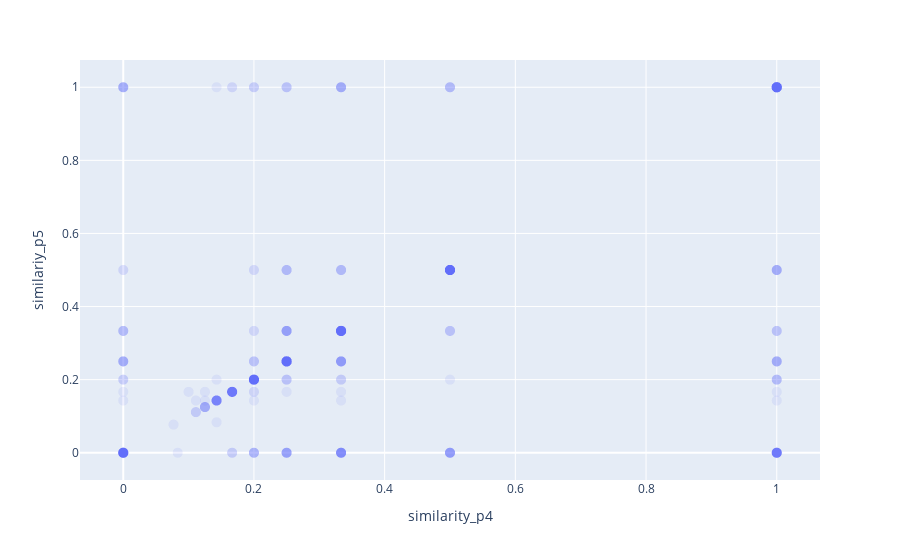

This figure's notebook cell:
### Code cell
import plotly.express as px

dataset['triple_verbs'] = 'Labels:' + dataset['eng'] + ', ' + dataset['darija_ar'] + '; outputs: ' + dataset['p4_transl'] + ', ' + dataset['p5_transl']

# Create the scatter plot with custom hover data
fig = px.scatter(
    dataset,
    x='similarity_p4',
    y='similariy_p5',
    hover_name='triple_verbs',
    hover_data={
        'similarity_p4': True,
        'similariy_p5': True,
    }
)

# Customize the marker properties
fig.update_traces(
    marker=dict(size=10, opacity=0.1),
    text=dataset['eng'],
    textposition='top center'
)

# Show the plot
fig.show()

### Figure 1 — Plotly figure (JSON) as saved in the notebook; plotly's stock layout.template omitted (floating-point values rounded to 4 significant figures; data arrays with more than 128 entries replaced by an {"elided": "..."} marker saying what was removed)
{"data": [{"hovertemplate": "<b>%{hovertext}</b><br><br>similarity_p4=%{x}<br>similariy_p5=%{y}<extra></extra>", "hovertext": {"elided": "1032 str values"}, "legendgroup": "", "marker": {"color": "#636efa", "opacity": 0.1, "size": 10, "symbol": "circle"}, "mode": "markers", "name": "", "showlegend": false, "text": {"elided": "1032 str values"}, "textposition": "top center", "type": "scattergl", "x": {"elided": "1032 float values"}, "xaxis": "x", "y": {"elided": "1032 float values"}, "yaxis": "y"}], "layout": {"legend": {"tracegroupgap": 0}, "margin": {"t": 60}, "xaxis": {"anchor": "y", "domain": [0, 1], "title": {"text": "similarity_p4"}}, "yaxis": {"anchor": "x", "domain": [0, 1], "title": {"text": "similariy_p5"}}}}
